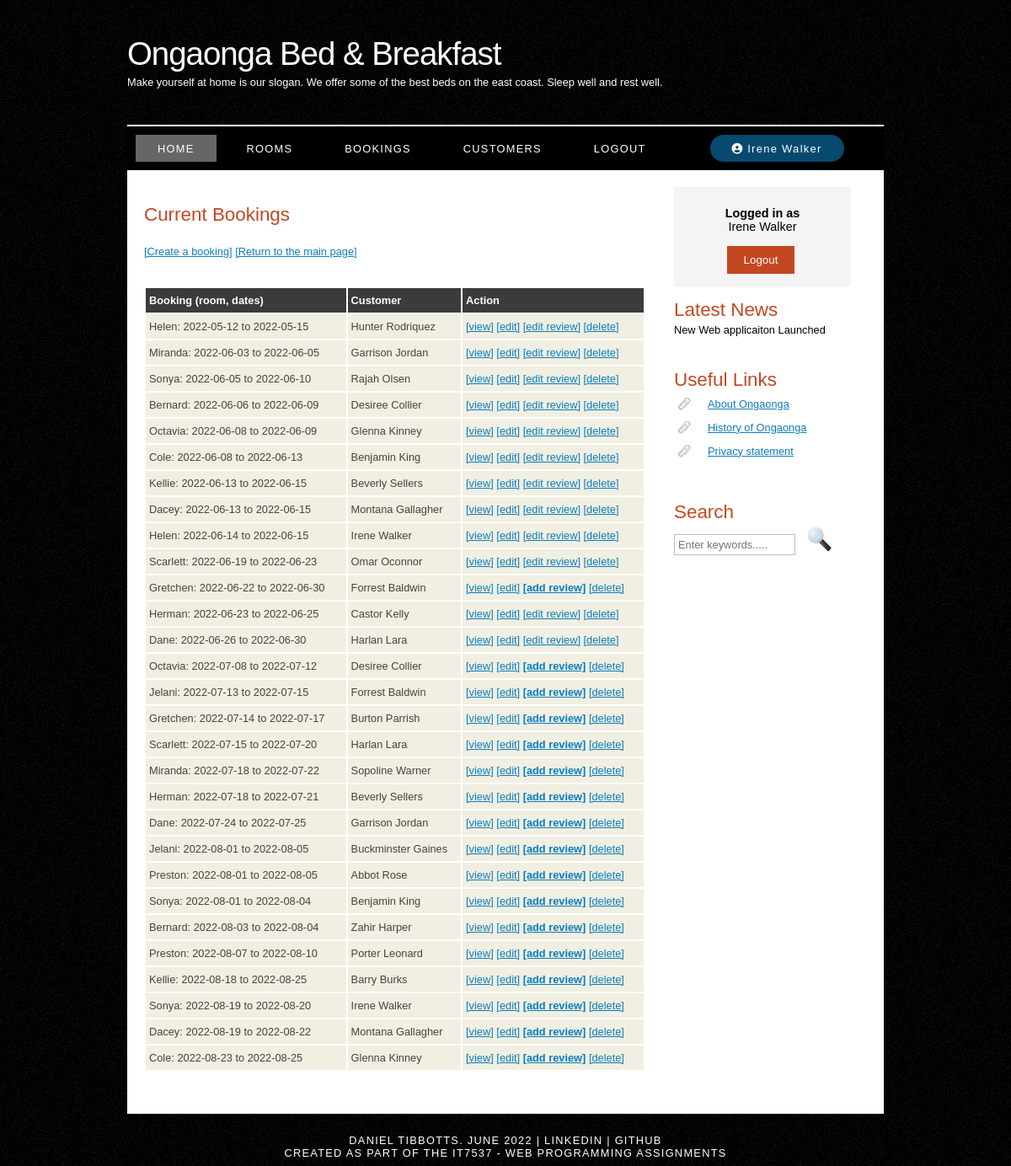
The page /listbookings.php (signed in) on the database as committed earlier.
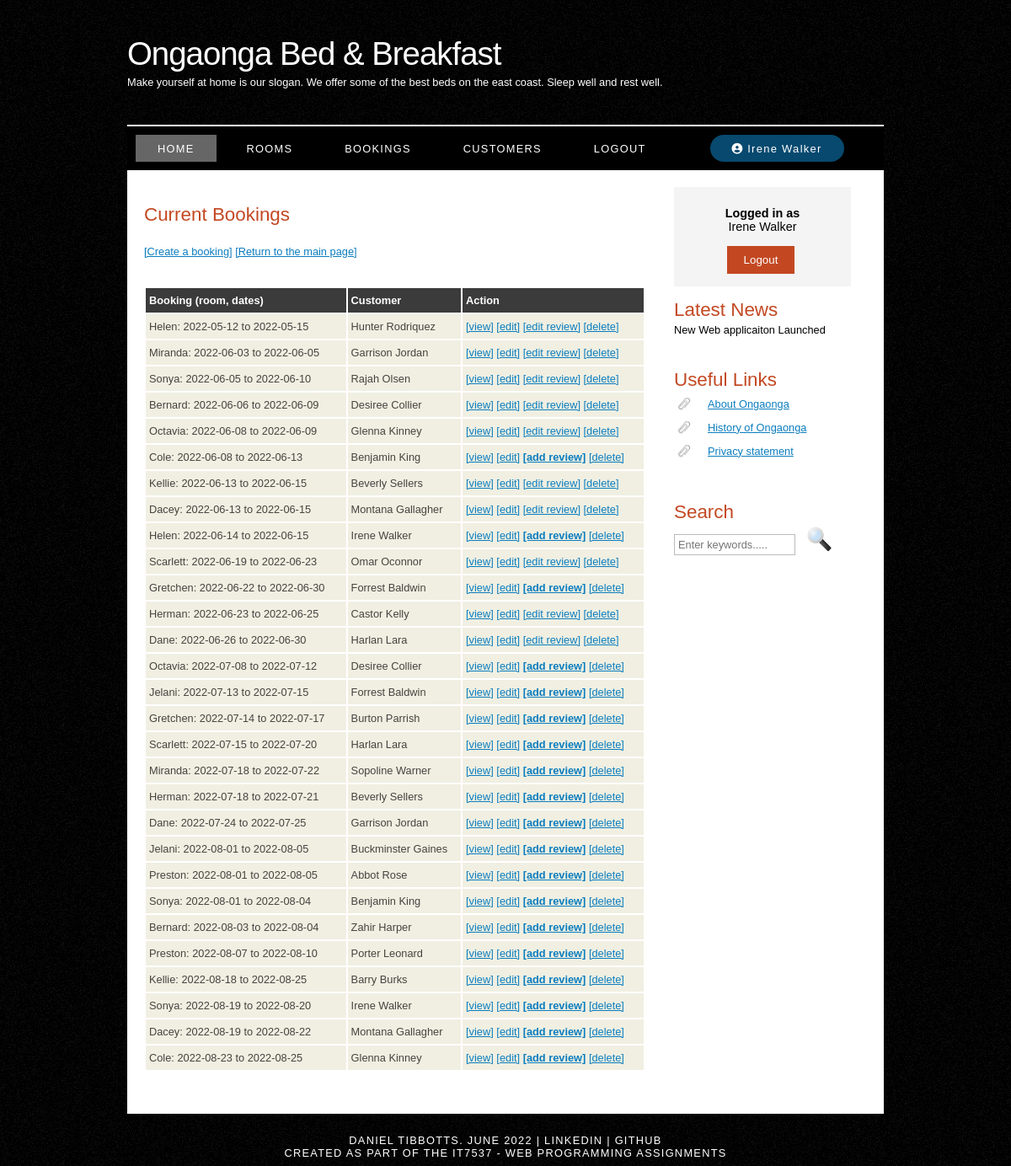
The same page on the database as committed later.
### tables this page shows
CREATE TABLE IF NOT EXISTS booking (
  bookingID int UNSIGNED NOT NULL AUTO_INCREMENT,
  customerID int UNSIGNED NOT NULL,
  roomID int UNSIGNED NOT NULL,
  checkindate date NOT NULL,
  checkoutdate date NOT NULL,
  contactnumber varchar(14) NOT NULL,
  bookingextras varchar(250) DEFAULT NULL,
  roomreview varchar(250) DEFAULT NULL,
  PRIMARY KEY (bookingID),
  CONSTRAINT FK_customerID FOREIGN KEY (customerID) REFERENCES customer(customerID),
  CONSTRAINT FK_roomID FOREIGN KEY (roomID) REFERENCES room(roomID)
) AUTO_INCREMENT=1;

CREATE TABLE IF NOT EXISTS room (
  roomID int unsigned NOT NULL auto_increment,
  roomname varchar(100) NOT NULL,
  description text default NULL,
  roomtype character default 'D',  
  beds int,
  PRIMARY KEY (roomID)
) AUTO_INCREMENT=1;

CREATE TABLE IF NOT EXISTS customer (
  customerID int unsigned NOT NULL auto_increment,
  firstname varchar(50) NOT NULL,
  lastname varchar(50) NOT NULL,
  email varchar(100) NOT NULL,
  username varchar(25) NOT NULL,
  password varchar(40) NOT NULL,
  PRIMARY KEY (customerID)
) AUTO_INCREMENT=1;

### includes/session.php (called while the page is built, shortened)
<?php
  function is_logged_in(){
    return isset($_SESSION['username']);
  }
  function get_user_id(){
    if(isset($_SESSION['userid'])){
      return trim($_SESSION['userid']);
    }
  }
  function get_user(){
    if(isset($_SESSION['user'])){
      return trim($_SESSION['user']);
    }
  }
?>

### listbookings.php (the view, shortened to what this page needs)
<?php
  include "./components/header.php";
  include "./components/menu.php";
  $db_connection = mysqli_connect(DB_HOSTNAME,DB_USER, DB_PASSWORD, DB_DATABASE);
  $query = "SELECT    bookingID, customerID, roomID, checkindate, checkoutdate,
                      contactnumber, bookingextras, roomreview
            FROM      booking
            ORDER BY  checkindate";
  $result = mysqli_query($db_connection, $query);
  $row_count = mysqli_num_rows($result);
?>
<div id="site_content">
  <?php include "./components/sidebar.php"; ?>
  <div id="content">
    <h1>Current Bookings</h1>
    <p>
      <a href="./createbooking.php">[Create a booking]</a>
      <a href="./index.php">[Return to the main page]</a>
    </p>
    <table id="bookings-table">
      <thead>
        <tr>
          <th>Booking (room, dates)</th>
          <th>Customer</th>
          <th>Action</th>
        </tr>
      </thead>
      <tbody>
        <?php
          if($row_count > 0){
            while($row = mysqli_fetch_assoc($result)){
              $booking_id = $row['bookingID'];
              echo '<tr>';
              $room_query = " SELECT roomID, roomname
                              FROM room
                              WHERE roomID=" . $row['roomID'];
              $room_result = mysqli_query($db_connection, $room_query);
              $room_row_count = mysqli_num_rows($room_result);
              if($room_row_count > 0){
                $room_row = mysqli_fetch_assoc($room_result);
                echo    '<td>';
                echo      $room_row['roomname'] . ": " . $row['checkindate'] . " to " . $row['checkoutdate'];
                echo    '</td>';
              } else {
                echo    '<td>';
                echo      "No Room info for room#" . $row['roomID'] . ": " . $row['checkindate'] . ", " . $row['checkoutdate'];
                echo    '</td>';
              }
              $customer_query = " SELECT customerID, firstname, lastname
                                  FROM customer
                                  WHERE customerID=" . $row["customerID"];
              $customer_result = mysqli_query($db_connection, $customer_query);
              $customer_row_count = mysqli_num_rows($customer_result);
              if($customer_row_count > 0){
                $customer_row = mysqli_fetch_assoc($customer_result);
                echo    '<td>';
                echo      $customer_row['firstname'] . " " . $customer_row['lastname'];
                echo    '</td>';
              } else {
                echo    '<td>Error: Customer ' . $row['customerID'] .' not found!</td>';
              }
              echo "
                      <td>
                        <a href='./viewbooking.php?id=$booking_id'>[view]</a>
                        <a href='./editbooking.php?id=$booking_id'>[edit]</a>
                      ";
              if(empty($row['roomreview'])){
                echo  "<a href='./createroomreview.php?id=$booking_id' class='bold'>[add review]</a> ";
              } else {
                echo  "<a href='./editroomreview.php?id=$booking_id'>[edit review]</a> ";
              }
              echo    "<a href='./deletebooking.php?id=$booking_id'>[delete]</a>
                    </td></tr>" . PHP_EOL;
            }
          } else {
            echo  '<tr>';
            echo    '<td colspan="3">';
            echo      "<span>No bookings to display</span>";
            echo    '</td>';
            echo  '</tr>';
          }
        ?>
      </tbody>
    </table>
  </div>
</div>
<?php
  include "./components/footer.php";
?>

### components/header.php (shortened to what this page needs)
<?php
  require_once("./includes/session.php");
?>
<!DOCTYPE HTML>
<html lang="en">
<head>
  <link rel="stylesheet" type="text/css" href="style/style.css" title="style" />
  <link rel="stylesheet" href="//code.jquery.com/ui/1.12.1/themes/smoothness/jquery-ui.css">
</head>
<body>
<div id="main">

### components/menu.php
<div id="header">
  <div id="logo">
    <div id="logo_text">
      <h1><a href="./"><span class="logo_colour">Ongaonga Bed & Breakfast</span></a></h1>
      <h2>Make yourself at home is our slogan. We offer some of the best beds on the east coast. Sleep well and rest well.</h2>
    </div>
  </div>
  <div id="menubar">
    <ul id="menu">
      <li class="selected"><a href="./">Home</a></li>
      <li><a href="./listrooms.php">Rooms</a></li>
      <?php if(is_logged_in()){?>
        <li><a href="./listbookings.php">Bookings</a></li>
        <li><a href="./listcustomers.php">Customers</a></li>
        <li><a href="./includes/logout.php">Logout</a></li>
        <li class="user">
          <a href="./viewcustomer.php?id=<?php echo get_user_id();?>">
            <i class="fa-solid fa-circle-user">
              <span style=" font-family: arial, sans-serif;
                            font-size: 13px;
                            text-transform: capitalize;
                            font-weight: 400;">
                <?php echo get_user(); ?>
              </span>
            </i>
          </a>
        </li>
      <?php } else {?>
        <li><a href="./register.php">Register</a></li>
        <li><a href="./login.php">Login</a></li>
      <?php } ?>
    </ul>
  </div>
</div>

### components/sidebar.php
<div class="sidebar">
  <?php if(isset($_SESSION['userid']) && !empty($_SESSION['userid'])) {?>
    <div class="login-sidebar">
      <dl>
        <dt>Logged in as</dt><dd><?php echo $_SESSION['user']?></dd>
      </dl>
      <br/>
      <form method="POST" action="./includes/logout.php">
        <button type="submit">Logout</button>
      </form>
    </div>
  <?php } ?>
  <h3>Latest News</h3>
  <p>New Web applicaiton Launched</p>
  <h3>Useful Links</h3>
  <ul>
    <li><a href="https://en.wikipedia.org/wiki/Ongaonga,_New_Zealand" target="_blank">About Ongaonga</a></li>
    <li><a href="https://nzhistory.govt.nz/keyword/onga-onga" target="_blank">History of Ongaonga</a></li>
    <li><a href="./privacy.php">Privacy statement</a></li>
  </ul>
  <h3>Search</h3>
  <form method="post" action="#" id="search_form">
    <p>
      <input class="search" type="text" name="search_field" value="" placeholder="Enter keywords....."/>
      <input name="search" type="image" style="border: 0; margin: 0 0 -9px 5px;" src="style/search.png" alt="Search" title="Search" />
    </p>
  </form>
</div>

### components/footer.php
    <footer id="footer">
      Daniel Tibbotts. June 2022 |
      <a href="https://www.linkedin.com/in/daniel-tibbotts-a1b621197/" target="_blank">LinkedIn</a> |
      <a href="https://github.com/dan-tibbotts" target="_blank">GitHub</a>
      <div>Created as part of the IT7537 - Web Programming Assignments</div>
    </footer>
  </div>
</body>
</html>

### style/style.css (style rules this page uses)
html { height: 100%; }
* { margin: 0; padding: 0; }
body { font: normal 0.8em "trebuchet ms", arial, sans-serif; background: #f0efe2 url(background.png) repeat; color: #000; }
p { padding: 0 0 20px 0; line-height: 1.7em; }
h1, h2, h3, h4, h5, h6 { font: normal 175% "century gothic", arial, sans-serif; color: #000; margin: 0 0 15px 0; padding: 15px 0 5px 0; color: #c34822; }
h1 { padding-top: 40px; }
h2 { font: normal 175% "century gothic", arial, sans-serif; }
h3 { padding-bottom: 0px; margin-bottom: 0px; }
a, a:hover { outline: none; text-decoration: underline; color: rgb(11, 125, 190); }
form input { border: solid 1px grey; padding: 3px; }
button { border: solid 1px rgb(11, 125, 190); border: none; padding: 9px 20px; margin-right: 4px; background-color: rgb(11, 124, 190); background-color: #c34822; color: white; opacity: 1; transition: 0.3s; }
dl { font-size: 0.9rem; }
dt { font-weight: 600; margin-top: 8px; }
dd { margin-left: 0px; }
.bold { font-weight: bold; }
ul { margin: 2px 0 22px 17px; }
ul li { list-style-type: circle; margin: 0 0 6px 0; padding: 0 0 4px 5px; }
#main, #logo, #menubar, #site_content, #footer { margin-left: auto; margin-right: auto; }
#header { background: transparent; height: 202px; }
#logo { width: 898px; position: relative; height: 148px; border-bottom: 2px solid #fff; }
#logo #logo_text { position: absolute; top: 20px; left: 0; }
#logo h1, #logo h2 { font: normal 300% "century gothic", arial, sans-serif; border-bottom: 0; text-transform: none; margin: 0; }
#logo_text h1, #logo_text h1 a, #logo_text h1 a:hover { padding: 22px 0 0 0; color: #fff; letter-spacing: -1px; text-decoration: none; }
#logo_text h1 a .logo_colour { color: #fff; }
#logo_text h2 { font-size: 100%; padding: 4px 0 0 0; color: #fff; }
#menubar { width: 898px; height: 52px; padding: 0; background: #000; }
ul#menu, ul#menu li { float: left; margin: 0; padding: 0; }
ul#menu li { list-style: none; }
ul#menu li a { letter-spacing: 0.1em; font: normal 100% arial, sans-serif; display: block; float: left; height: 17px; margin: 10px 0 0 10px; padding: 9px 26px 6px 26px; text-align: center; color: #fff; text-transform: uppercase; text-decoration: none; background: transparent; }
ul#menu li a:hover, ul#menu li.selected a, ul#menu li.selected a:hover { color: #fff; background: transparent url(transparent_light.png) repeat; }
ul#menu .user a { margin-left: 50px; background-color: rgba(10, 101, 153, 0.726); border-radius: 20px; }
#site_content { width: 854px; overflow: hidden; margin: 0 auto 0 auto; padding: 0 24px 20px 20px; background: #fff; }
.sidebar { float: right; width: 210px; padding: 0 15px 20px 15px; }
.sidebar ul { width: 198px; padding: 4px 0 0 0; margin: 4px 0 30px 0; }
.sidebar li { list-style: none; padding: 0 0 7px 0; }
.sidebar li a, .sidebar li a:hover { padding: 0 0 0 40px; display: block; background: transparent url(link.png) no-repeat left center; }
#content { text-align: left; float: left; width: 595px; padding: 0; }
#footer { width: 898px; font: normal 100% "lucida sans unicode", arial, sans-serif; height: 33px; padding: 24px 0 5px 0; text-align: center; background: transparent; color: #fff; text-transform: uppercase; letter-spacing: 0.1em; }
#footer a { color: #fff; text-decoration: none; }
.search { color: #5d5d5d; border: 1px solid #bbb; width: 134px; padding: 4px; font: 100% arial, sans-serif; }
table { width: 100%; margin: 10px 0 30px 0; }
table tr th, table tr td { background: #3b3b3b; color: #fff; padding: 7px 4px; text-align: left; }
table tr td { background: #f0efe2; color: #47433f; }
.login-sidebar { text-align: center; background-color: #5d5d5d11; padding: 15px 5px; margin-top: 20px; }

Rows that differ between the two databases and show on the page:
changed booking (number 6 of 29 on the later page): roomreview "[edit review]" → "[add review]"
changed booking (number 9 of 29 on the later page): roomreview "[edit review]" → "[add review]"
